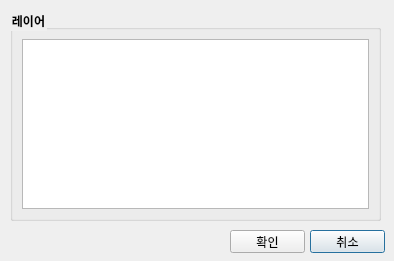
<?xml version="1.0" encoding="UTF-8"?>
<ui version="4.0">
 <class>Dialog</class>
 <widget class="QDialog" name="Dialog">
  <property name="geometry">
   <rect>
    <x>0</x>
    <y>0</y>
    <width>394</width>
    <height>261</height>
   </rect>
  </property>
  <property name="minimumSize">
   <size>
    <width>394</width>
    <height>261</height>
   </size>
  </property>
  <property name="maximumSize">
   <size>
    <width>394</width>
    <height>261</height>
   </size>
  </property>
  <property name="windowTitle">
   <string>길이/면적 속성 입력</string>
  </property>
  <widget class="QPushButton" name="pushButton_Cancel">
   <property name="geometry">
    <rect>
     <x>310</x>
     <y>230</y>
     <width>75</width>
     <height>23</height>
    </rect>
   </property>
   <property name="text">
    <string>취소</string>
   </property>
  </widget>
  <widget class="QPushButton" name="pushButton_OK">
   <property name="geometry">
    <rect>
     <x>230</x>
     <y>230</y>
     <width>75</width>
     <height>23</height>
    </rect>
   </property>
   <property name="text">
    <string>확인</string>
   </property>
  </widget>
  <widget class="QGroupBox" name="groupBox">
   <property name="geometry">
    <rect>
     <x>10</x>
     <y>10</y>
     <width>371</width>
     <height>211</height>
    </rect>
   </property>
   <property name="styleSheet">
    <string notr="true">QGroupBox { font-weight:bold; }</string>
   </property>
   <property name="title">
    <string>레이어</string>
   </property>
   <layout class="QGridLayout" name="gridLayout">
    <item row="0" column="0">
     <widget class="QListView" name="listView_Layers">
      <property name="selectionMode">
       <enum>QAbstractItemView::ExtendedSelection</enum>
      </property>
     </widget>
    </item>
   </layout>
  </widget>
 </widget>
 <resources/>
 <connections/>
</ui>
